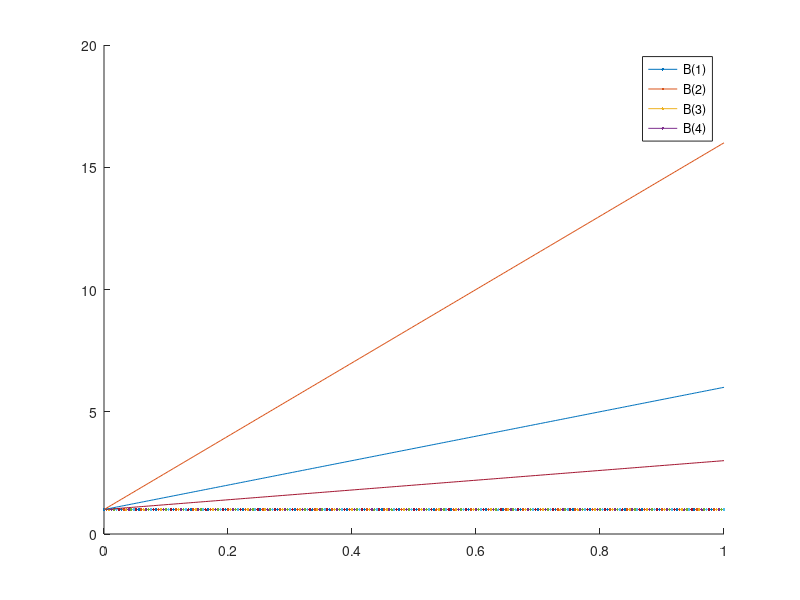

Write MATLAB code to recreate this figure. (Note: this script raises an error after producing the figure.)
B0 = @(x) 1;
B1 = @(x) 1;
B2 = @(x) 2*x+1;
B3 = @(x) 5*x+1;
B4 = @(x) 15*x+1;
x = 0:0.004:1;

y1 = B1(x);
y2 = B2(x);
y3 = B3(x);
y4 = B4(x);

figure;
hold on;
h1 = plot(x, y1, 'DisplayName', 'P1(x)');
h2 = plot(x, y2, 'DisplayName', 'P2(x)');
h3 = plot(x, y3, 'DisplayName', 'P3(x)');
h4 = plot(x, y4, 'DisplayName', 'P4(x)');
hold off;

legend ('B(1)','B(2)','B(3)','B(4)');
hLines = findobj(fig, 'Type', 'Line','Color','r');
set(h3, 'Color', 'r', 'LineWidth', 1.5, 'LineStyle', ':');
